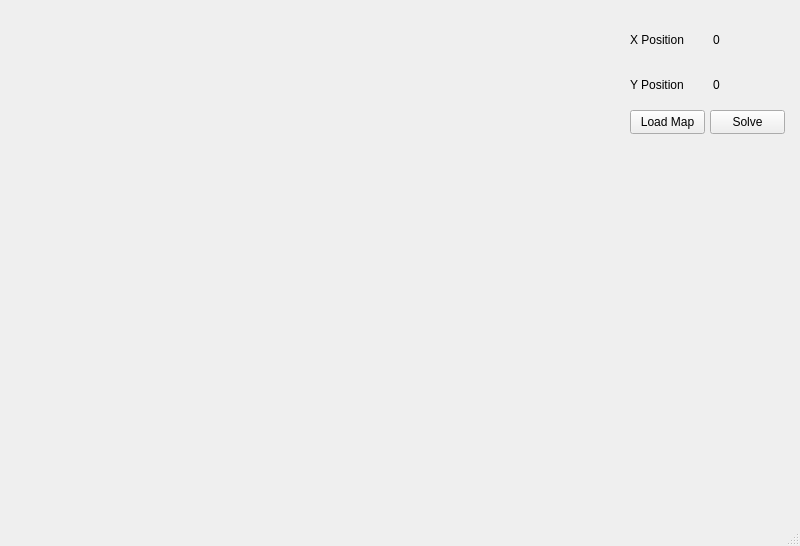
<?xml version="1.0" encoding="UTF-8"?>
<ui version="4.0">
 <class>MainWindow</class>
 <widget class="QMainWindow" name="MainWindow">
  <property name="geometry">
   <rect>
    <x>0</x>
    <y>0</y>
    <width>800</width>
    <height>546</height>
   </rect>
  </property>
  <property name="windowTitle">
   <string>MainWindow</string>
  </property>
  <widget class="QWidget" name="centralwidget">
   <widget class="QWidget" name="widget" native="true">
    <property name="geometry">
     <rect>
      <x>20</x>
      <y>20</y>
      <width>581</width>
      <height>441</height>
     </rect>
    </property>
   </widget>
   <widget class="QPushButton" name="pbSolve">
    <property name="geometry">
     <rect>
      <x>710</x>
      <y>110</y>
      <width>75</width>
      <height>24</height>
     </rect>
    </property>
    <property name="text">
     <string>Solve</string>
    </property>
   </widget>
   <widget class="QPushButton" name="pbLoadMap">
    <property name="geometry">
     <rect>
      <x>630</x>
      <y>110</y>
      <width>75</width>
      <height>24</height>
     </rect>
    </property>
    <property name="text">
     <string>Load Map</string>
    </property>
   </widget>
   <widget class="QWidget" name="gridLayoutWidget">
    <property name="geometry">
     <rect>
      <x>630</x>
      <y>20</y>
      <width>160</width>
      <height>84</height>
     </rect>
    </property>
    <layout class="QGridLayout" name="gridLayout">
     <item row="3" column="0">
      <widget class="QLabel" name="label_2">
       <property name="text">
        <string>Y Position</string>
       </property>
      </widget>
     </item>
     <item row="1" column="0">
      <widget class="QLabel" name="label_4">
       <property name="text">
        <string>X Position</string>
       </property>
      </widget>
     </item>
     <item row="3" column="1">
      <widget class="QLabel" name="label_3">
       <property name="text">
        <string>0</string>
       </property>
      </widget>
     </item>
     <item row="1" column="1">
      <widget class="QLabel" name="label">
       <property name="text">
        <string>0</string>
       </property>
      </widget>
     </item>
    </layout>
   </widget>
  </widget>
  <widget class="QMenuBar" name="menubar">
   <property name="geometry">
    <rect>
     <x>0</x>
     <y>0</y>
     <width>800</width>
     <height>22</height>
    </rect>
   </property>
  </widget>
  <widget class="QStatusBar" name="statusbar"/>
 </widget>
 <resources/>
 <connections/>
</ui>
